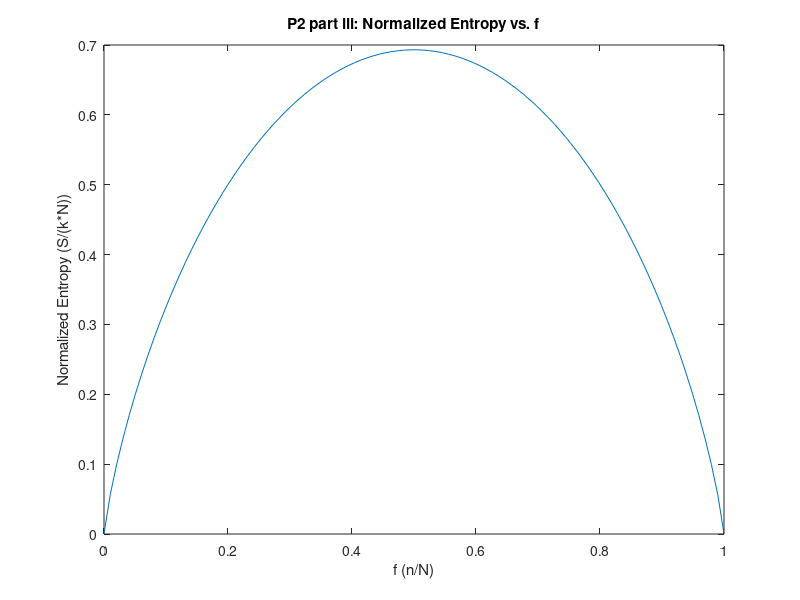

MATLAB code to generate this figure:
f = linspace(.0001,.9999);
N = 100000;

S = (-log(1-f) + f.*log(1./f-1));

plot(f,S)
title('P2 part iii: Normalized Entropy vs. f');
xlabel('f (n/N)');
ylabel('Normalized Entropy (S/(k*N))');